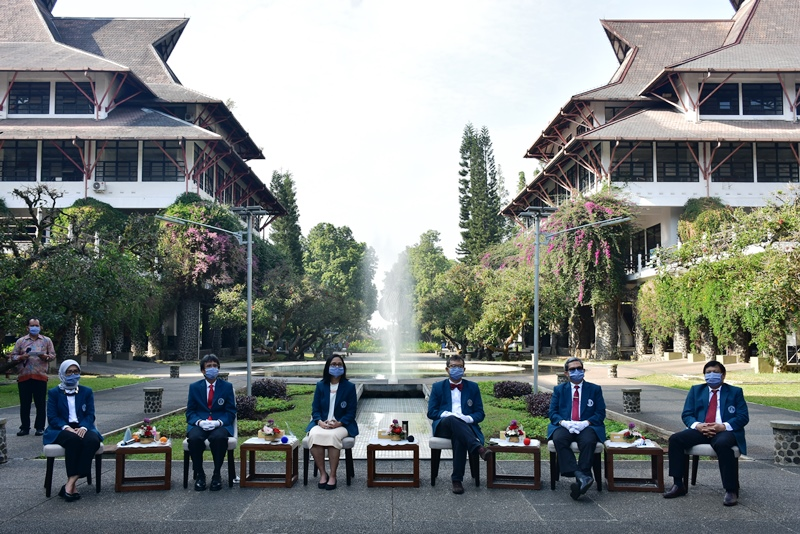
#> input picture media/img1.jpg, 800 x 534 px
$ jupyter execute contrast_brightness.ipynb
#> lines starting #> are read from the running program, lines starting #| are printed output that depends on the picture
# Mengubah *Contrast* dan *Brightness*

Seperti kita tahu, gambar merupakan suatu matriks. Ketika melakukan pemrosesan gambar, yang sebenarnya dilakukan adalah melakukan transformasi gambar.
Transformasi gambar dapat dianggap sebagai:
- Operasi titik (transfomasi pixel)
- Operasi *neighborhood* (berbasis area)

Manipulasi titik biasa menggunakan dua operasi matematika: perkalian dan penjumlahan. Secara sederhana, kita bisa rumuskan persamaan linear sebagai berikut.

$$ g(x) = \alpha y(x) + \beta $$
$$ \alpha, \beta > 0 $$

Keterangan: <br/>
$ \alpha $ &nbsp;&nbsp;&nbsp;&nbsp; : *gain* (*contrast*) <br/>
$ \beta $ &nbsp;&nbsp;&nbsp;&nbsp; : *bias* (*brightness*)

Kita bisa pandang $g(x)$ sebagai pixel dari gambar *output* dan $y(x)$ sebagai *input*. Maka,

$$ g(i,j) = \alpha y(i,j) + \beta $$

dengan $i$, $j$ adalah lokasi suatu pixel (baris ke-$i$, kolom ke-$j$)

[cell 1]
import cv2 as cv
import numpy as np
import matplotlib.pyplot as plt

[cell 2]
path = "../../media/img1.jpg"
img = cv.imread(path)
#> img is the input picture: shape (534, 800, 3); mean B, G, R 129.4, 132.1, 127.1
img = cv.cvtColor(img, cv.COLOR_BGR2RGB)

# black
new_img = np.zeros(img.shape, img.dtype)

[cell 3]
alpha = 2.0       # [1.0 - 3.0]
beta = 0        # [0 - 100]

# to change all pixels
for y in range(img.shape[0]):
    for x in range(img.shape[1]):
        for c in range(img.shape[2]):
            # clip pixel value in [0,255]
            new_img[y,x,c] = np.clip(alpha*img[y,x,c] + beta, 0, 255)
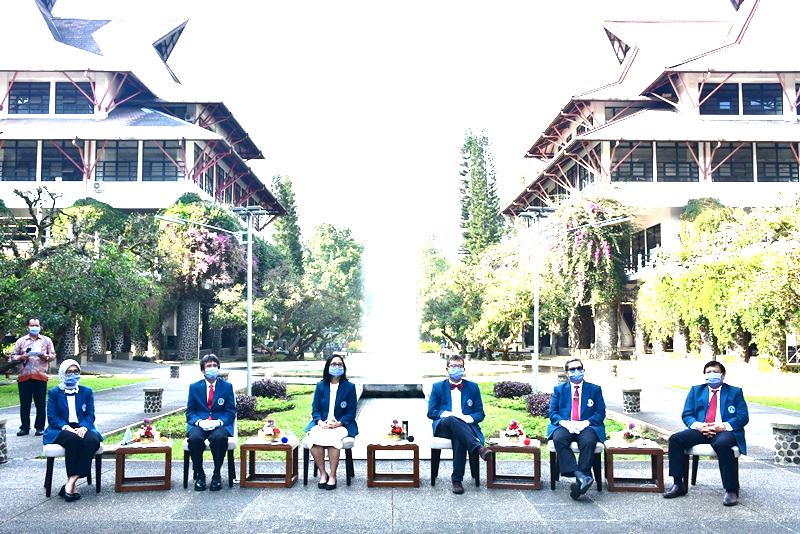
#> new_img: shape (534, 800, 3); mean R, G, B 180.9, 189.3, 188.1

[cell 4]
plt.imshow(img)
plt.show()

[cell 5]
plt.imshow(new_img)
plt.show()

Berikut ini adalah alternatif fungsi untuk mengubah *contrast* dan *brightness*. Waktu eksekusi menggunakan fungsi `cv.convertScaleAbs()` jauh **lebih cepat ~106x** daripada melakukan *looping* untuk mengubah setiap pixel gambar.

[cell 6]
alpha = 2.5
beta = 0
new_img = cv.convertScaleAbs(img, alpha=alpha, beta=beta)
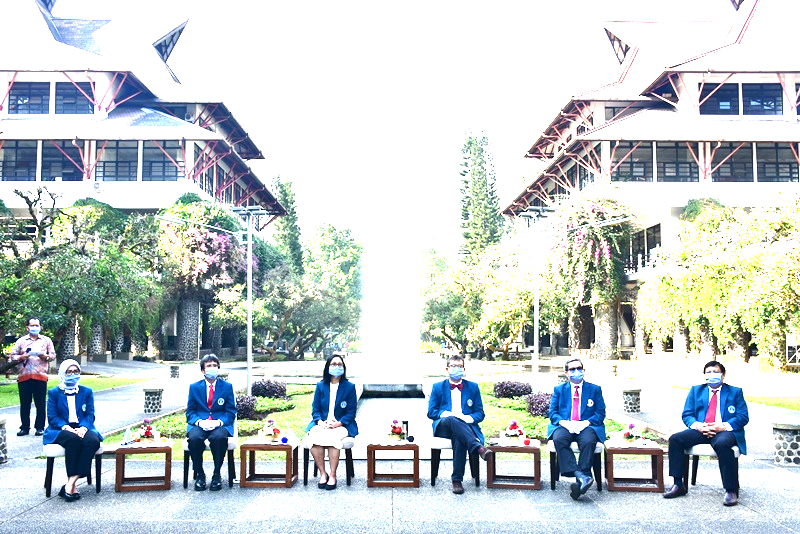
#> new_img: shape (534, 800, 3); mean R, G, B 195.6, 204.3, 204.7

plt.imshow(new_img)
plt.show()

<hr>

**Note:**

*Brightness* mengatur tingkat kecerahan gambar secara keseluruhan.

*Contrast* mengatur perbedaan antara warna paling gelap dan paling terang.

<center>

</center>

<hr>

Untuk lebih mudah memahami gambar, digunakan histogram untuk melihat seberapa banyak jumlah pixel dengan intensitas tertentu (0 hingga 255).
> Histogram digunakan untuk 1 channel saja. Jika *grayscale image*, `channels` = [0]. Jika *colored image*, `channels` bisa bernilai [0], [1], [2].

[cell 7]
def hist_colored(src_img):
    color = ('b','g','r')
    for i,col in enumerate(color):
        histr = cv.calcHist([src_img],[i],None,[256],[0,256])
        plt.plot(histr,color = col)
        plt.xlim([0,256])
        plt.ylim([0,5000])
    plt.show()
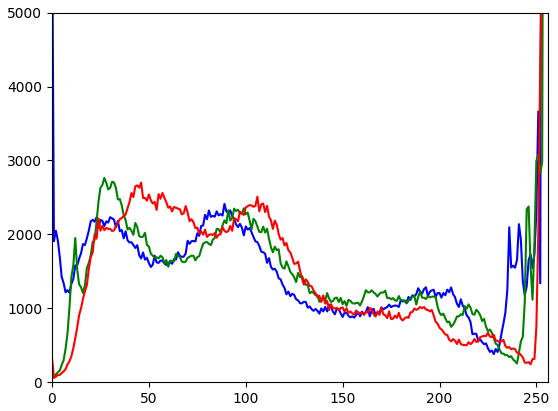
#> figure drawn by matplotlib, 1 panel; curve peaks at x = 255, y = 32831; curve peaks at x = 255, y = 46737; curve peaks at x = 255, y = 52363

[cell 8]
hist_colored(img)

[cell 9]
hist_colored(new_img)
#> in hist_colored (call 2), `plt.show()`:
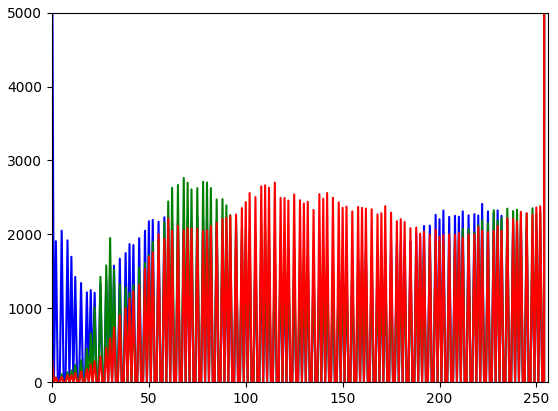
#> figure drawn by matplotlib, 1 panel; curve peaks at x = 255, y = 227488; curve peaks at x = 255, y = 242789; curve peaks at x = 255, y = 233259
